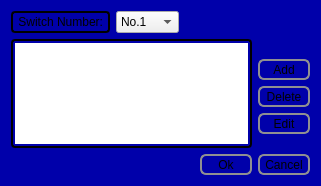
<?xml version="1.0" encoding="UTF-8"?>
<ui version="4.0">
 <class>SwitchScheduleSet</class>
 <widget class="QWidget" name="SwitchScheduleSet">
  <property name="geometry">
   <rect>
    <x>0</x>
    <y>0</y>
    <width>321</width>
    <height>186</height>
   </rect>
  </property>
  <property name="windowTitle">
   <string>Form</string>
  </property>
  <property name="styleSheet">
   <string notr="true">QWidget#SwitchScheduleSet {
	background-color: #0000aa
}

QFrame {
	border: 2px solid black;
	border-radius: 4px;
	padding: 2px;
}
 
QPushButton {
	border: 2px solid #8f8f91;
	border-radius: 6px;
	background-image: url(&quot;:/Hac/background-button-big.png&quot;);
	background-repeat: no-repeat;
	width: 48px;
	height: 17px;
 }

 QPushButton:pressed {
	border-color: red;
 }

 QSpinBox {
	margin: 1px;
	padding: 15px;
	background: transparent;
	selection-background-color: transparent;
	text: black;
	selection-color: black;
	font: normal 15px;
	border: 1px solid black;
}

QSpinBox::up-button {
	subcontrol-origin: padding;
	subcontrol-position: top right;
	background: transparent;
	width: 20px;
	height: 20px;
}

QSpinBox:up-arrow {
     image: url(:/Hac/uparrow-black-20x20.png);
     width: 20px;
     height: 20px;
}
QSpinBox::up-arrow:pressed {
     image: url(:/Hac/uparrow-red-20x20.png);
}


QSpinBox::down-button {
	background: transparent;
	width: 20px;
	height: 20px;
}

QSpinBox::down-arrow {
     image: url(:/Hac/downarrow-black-20x20.png);
     width: 20px;
     height: 20px;
}
QSpinBox::down-arrow:pressed {
     image: url(:/Hac/downarrow-red-20x20.png);
}


</string>
  </property>
  <layout class="QGridLayout" name="gridLayout_2">
   <item row="0" column="0">
    <layout class="QHBoxLayout" name="horizontalLayout_2">
     <item>
      <widget class="QLabel" name="label">
       <property name="text">
        <string>Switch Number:</string>
       </property>
       <property name="alignment">
        <set>Qt::AlignRight|Qt::AlignTrailing|Qt::AlignVCenter</set>
       </property>
      </widget>
     </item>
     <item>
      <widget class="QComboBox" name="comboBox_3">
       <item>
        <property name="text">
         <string>No.1</string>
        </property>
       </item>
       <item>
        <property name="text">
         <string>No.2</string>
        </property>
       </item>
       <item>
        <property name="text">
         <string>No.3</string>
        </property>
       </item>
       <item>
        <property name="text">
         <string>No.4</string>
        </property>
       </item>
       <item>
        <property name="text">
         <string>No.5</string>
        </property>
       </item>
       <item>
        <property name="text">
         <string>No.6</string>
        </property>
       </item>
       <item>
        <property name="text">
         <string>No.7</string>
        </property>
       </item>
       <item>
        <property name="text">
         <string>No.8</string>
        </property>
       </item>
       <item>
        <property name="text">
         <string>No.9</string>
        </property>
       </item>
       <item>
        <property name="text">
         <string>No.10</string>
        </property>
       </item>
      </widget>
     </item>
     <item>
      <spacer name="horizontalSpacer">
       <property name="orientation">
        <enum>Qt::Horizontal</enum>
       </property>
       <property name="sizeHint" stdset="0">
        <size>
         <width>40</width>
         <height>20</height>
        </size>
       </property>
      </spacer>
     </item>
    </layout>
   </item>
   <item row="1" column="0">
    <spacer name="verticalSpacer_3">
     <property name="orientation">
      <enum>Qt::Vertical</enum>
     </property>
     <property name="sizeHint" stdset="0">
      <size>
       <width>20</width>
       <height>13</height>
      </size>
     </property>
    </spacer>
   </item>
   <item row="2" column="0">
    <layout class="QGridLayout" name="gridLayout">
     <item row="0" column="0" rowspan="5">
      <widget class="QListWidget" name="scheduleListWidget"/>
     </item>
     <item row="0" column="1">
      <spacer name="verticalSpacer">
       <property name="orientation">
        <enum>Qt::Vertical</enum>
       </property>
       <property name="sizeHint" stdset="0">
        <size>
         <width>20</width>
         <height>40</height>
        </size>
       </property>
      </spacer>
     </item>
     <item row="1" column="1">
      <widget class="QPushButton" name="addButton">
       <property name="text">
        <string>Add</string>
       </property>
      </widget>
     </item>
     <item row="2" column="1">
      <widget class="QPushButton" name="delButton">
       <property name="text">
        <string>Delete</string>
       </property>
      </widget>
     </item>
     <item row="3" column="1">
      <widget class="QPushButton" name="editButton">
       <property name="text">
        <string>Edit</string>
       </property>
      </widget>
     </item>
     <item row="4" column="1">
      <spacer name="verticalSpacer_2">
       <property name="orientation">
        <enum>Qt::Vertical</enum>
       </property>
       <property name="sizeHint" stdset="0">
        <size>
         <width>20</width>
         <height>18</height>
        </size>
       </property>
      </spacer>
     </item>
    </layout>
   </item>
   <item row="3" column="0">
    <layout class="QHBoxLayout" name="horizontalLayout">
     <item>
      <spacer name="horizontalSpacer_2">
       <property name="orientation">
        <enum>Qt::Horizontal</enum>
       </property>
       <property name="sizeHint" stdset="0">
        <size>
         <width>40</width>
         <height>20</height>
        </size>
       </property>
      </spacer>
     </item>
     <item>
      <widget class="QPushButton" name="okButton">
       <property name="text">
        <string>Ok</string>
       </property>
      </widget>
     </item>
     <item>
      <widget class="QPushButton" name="cancelButton">
       <property name="text">
        <string>Cancel</string>
       </property>
      </widget>
     </item>
    </layout>
   </item>
  </layout>
 </widget>
 <resources/>
 <connections/>
</ui>
